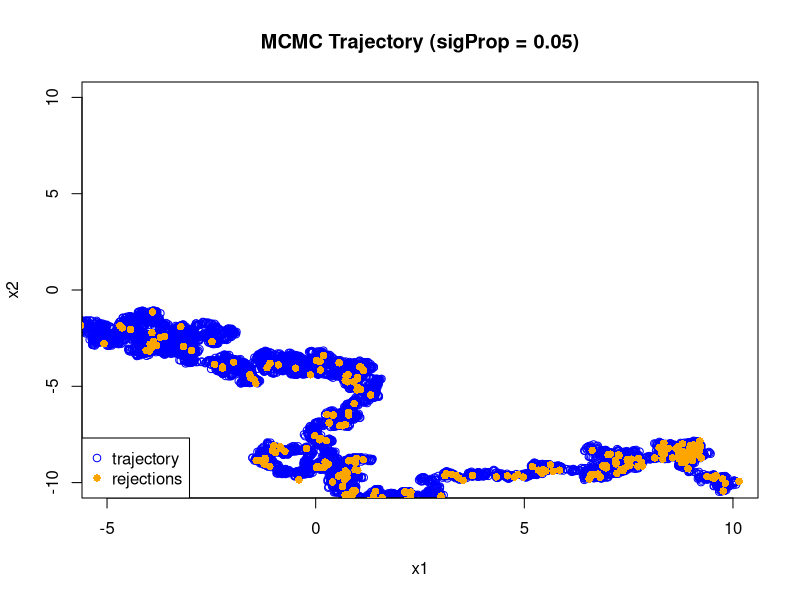
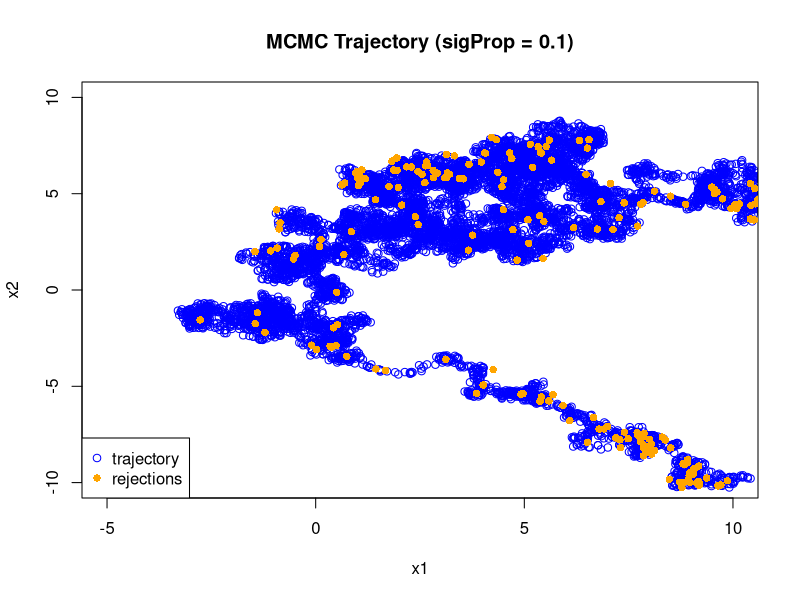
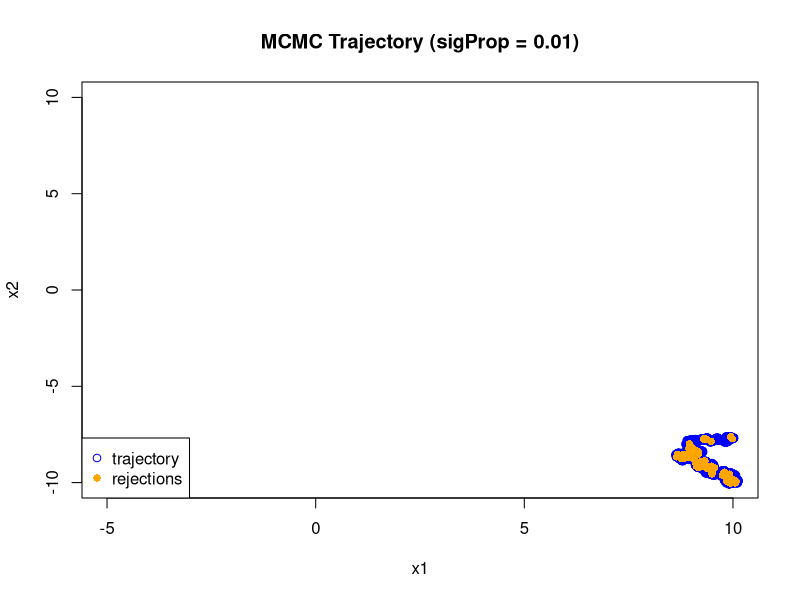
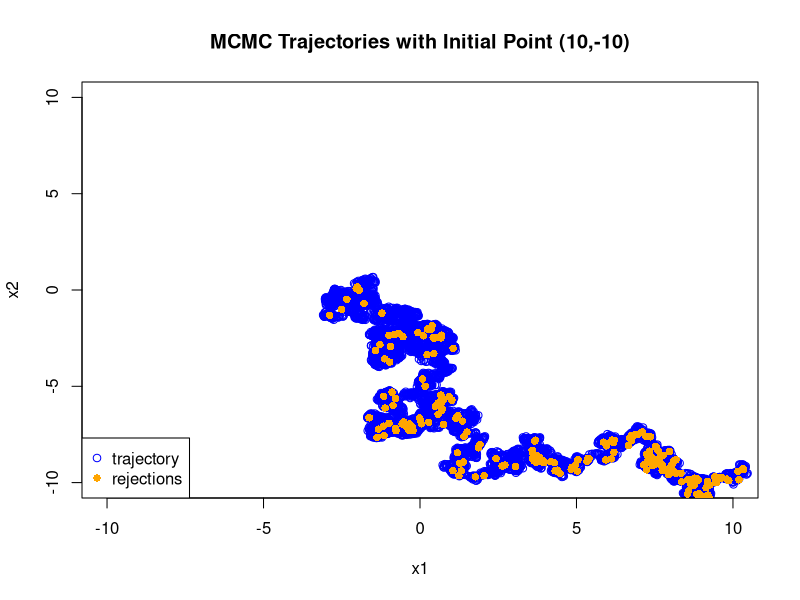
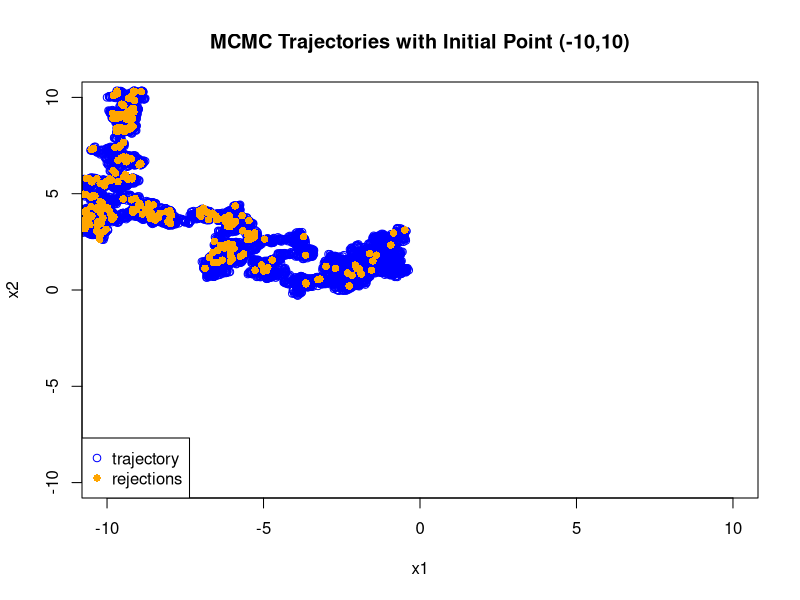

Source code (R) for these figures, in order:
## ---- chunk 1
knitr::opts_chunk$set(echo = TRUE)
## ---- chunk 2
myDenParams<-c(1,1,5,5,.8)

den<-function(argmts,params){
  x1<-argmts[1]
  x2<-argmts[2]
  u1<-params[1]
  u2<-params[2]
  sigma1<-params[3]
  sigma2<-params[4]
  ro<-params[5]
  z<-(x1-u1)^2/(sigma1)^2-2*ro*(x1-u1)*(x2-u2)/(sigma1*sigma2)+(x2-u2)^2/(sigma2)^2
  # f<-1/(2*pi*sigma1*sigma2*sqrt(1-ro^2))*exp(1)^(-z/(2*(1-ro^2)))
  f<-1/(2*pi*sigma1*sigma2*sqrt(1-ro^2))*exp(-z/(2*(1-ro^2)))
  return(f)
}
den(c(1,1),myDenParams)
## ---- chunk 3
oneStep <- function(denFun, initSt, denParams, sigProp) {
  prob.c <- denFun(initSt, denParams)
  theta.1 <- rnorm(1, initSt[1], sigProp)
  theta.2 <- rnorm(1, initSt[2], sigProp)
  theta <- c(theta.1, theta.2)
  prob.theta <- denFun(theta, denParams)
  acceptance <- prob.theta / prob.c
  
  if (acceptance > 1 | acceptance > runif(1)) {
    return(list(
      state = theta,   
      jump = 1,     
      rej = NA        
    ))
  } else {
    return(list(
      state = initSt,  
      jump = 0,     
      rej = theta 
    ))
  }
}
oneStep(den,c(2,-1),myDenParams,.05)
## ---- chunk 4
runMetropolis <- function(initSt, denParams, sigProp, n_steps) {
  init <- as.vector(initSt)
  trajectory <- data.frame(x1 = numeric(n_steps), x2 = numeric(n_steps)) 
  rejections <- data.frame(x1 = numeric(0), x2 = numeric(0))            
  
  trajectory[1, ] <- init
  
  for (i in 2:n_steps) { 
    re <- oneStep(den, init, denParams, sigProp)
    
    init <- re$state
    
    if (re$jump == 1) {
      trajectory[i, ] <- init
    } else {
      if (!any(is.na(re$rej))) {
        rejections <- rbind(rejections, as.data.frame(t(re$rej)))
      }
      trajectory[i, ] <- init
    }
  }

  return(list(
    trajectory = trajectory,
    rejections = rejections
  ))
}
## ---- chunk 5
init <- c(10, -10)
burnin <- 1000
n_steps <- 10000
sigProp <- 0.05
result <- runMetropolis(
  initSt = init,
  denParams = myDenParams,
  sigProp = sigProp,
  n_steps = n_steps
)
trajectory <- result$trajectory
rejections <- result$rejections
## ---- chunk 6
plot(trajectory,col="blue",ylim=c(-10,10),xlim=c(-5,10),xlab="x1",ylab="x2"
     , main = "MCMC Trajectory (sigProp = 0.05)")
points(rejections,col="orange",pch=16)
legend("bottomleft",legend=c("trajectory","rejections"),col=c("blue","orange"),pch=c(1,16))
## ---- chunk 7
init <- c(10, -10)
burnin <- 1000
n_steps <- 10000
sigProp <- 0.1
result <- runMetropolis(
  initSt = init,
  denParams = myDenParams,
  sigProp = sigProp,
  n_steps = n_steps
)
trajectory <- result$trajectory
rejections <- result$rejections
## ---- chunk 8
plot(trajectory, col = "blue", ylim = c(-10,10), xlim = c(-5,10), 
     xlab = "x1", ylab = "x2", main = "MCMC Trajectory (sigProp = 0.1)")
points(rejections, col = "orange", pch = 16)
legend("bottomleft", legend = c("trajectory","rejections"), 
       col = c("blue","orange"), pch = c(1,16))
## ---- chunk 9
init <- c(10, -10)
burnin <- 1000
n_steps <- 10000
sigProp <- 0.01
result <- runMetropolis(
  initSt = init,
  denParams = myDenParams,
  sigProp = sigProp,
  n_steps = n_steps
)
trajectory <- result$trajectory
rejections <- result$rejections
## ---- chunk 10
plot(trajectory,col="blue",ylim=c(-10,10),xlim=c(-5,10),xlab="x1",ylab="x2"
     , main = "MCMC Trajectory (sigProp = 0.01)")
points(rejections,col="orange",pch=16)
legend("bottomleft",legend=c("trajectory","rejections"),col=c("blue","orange"),pch=c(1,16))
## ---- chunk 11
cat("Conclusion for different sigProp values: Larger standard deviation expands the trajectory range. When sigProp is too small (e.g., 0.01), the trajectory fails to converge effectively.\n")
## ---- chunk 12
init <- c(10, -10)
burnin <- 1000
n_steps <- 10000
sigProp <- 0.05
result <- runMetropolis(
  initSt = init,
  denParams = myDenParams,
  sigProp = sigProp,
  n_steps = n_steps
)
trajectory <- result$trajectory
rejections <- result$rejections
## ---- chunk 13
plot(trajectory,col="blue",ylim=c(-10,10),xlim=c(-10,10),xlab="x1",ylab="x2"
     , main = "MCMC Trajectories with Initial Point (10,-10)")
points(rejections,col="orange",pch=16)
legend("bottomleft",legend=c("trajectory","rejections"),col=c("blue","orange"),pch=c(1,16))
## ---- chunk 14
init <- c(-10, 10)
burnin <- 1000
n_steps <- 10000
sigProp <- 0.05
result <- runMetropolis(
  initSt = init,
  denParams = myDenParams,
  sigProp = sigProp,
  n_steps = n_steps
)
trajectory <- result$trajectory
rejections <- result$rejections
## ---- chunk 15
plot(trajectory,col="blue",ylim=c(-10,10),xlim=c(-10,10),xlab="x1",ylab="x2"
     , main = "MCMC Trajectories with Initial Point (-10,10)")
points(rejections,col="orange",pch=16)
legend("bottomleft",legend=c("trajectory","rejections"),col=c("blue","orange"),pch=c(1,16))
